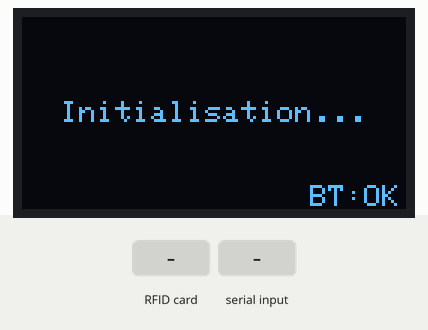
Recording of a sketch running on a simulated ESP32. Parts: 128×64 one-colour display. Inputs (shaded band) come from the test bench. The OLED is the two-colour kind (top 16 rows yellow); nothing arrives over Bluetooth unless stated; what the sketch prints to the serial monitor is not drawn.

Above: at 1.1 s.
At 4.3 s:
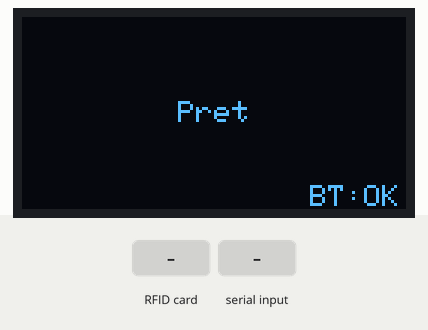
12.0 s: RFID card 5E 7A 19 C4 held to the reader
At 14.7 s:
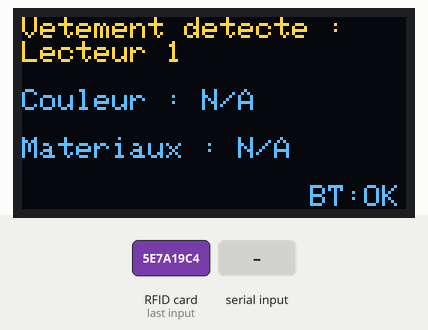
15.0 s: "MOTEUR_CONNECT" received over the second serial link
Timing chart, 0 to 18.0 s (numbered marks = the images above; inputs shaded):
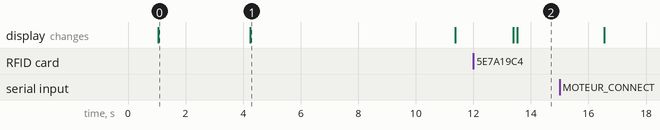

Measured:
- after the input at 12.0 s, the display: first differs from a run without the input after 1.5 s (image 2)
- what the display in image 0 shows lasts 3.1 s, from 1.1 s to 4.2 s
- what the display in image 1 shows lasts 7.2 s, from 4.2 s to 11.4 s

The sketch:

new_detection_3_rfid_moteur.ino
```cpp
#include <SPI.h>
#include <MFRC522.h>
#include <Wire.h>
#include <Adafruit_GFX.h>
#include <Adafruit_SSD1306.h>
#include <BluetoothSerial.h>

#define SCREEN_WIDTH 128
#define SCREEN_HEIGHT 64
#define OLED_RESET -1

// Pins SPI pour les 3 lecteurs RFID
#define RST_PIN 0
#define SS_PIN_1 5   // CS Lecteur 1
#define SS_PIN_2 4   // CS Lecteur 2
#define SS_PIN_3 2   // CS Lecteur 3

// Création des instances MFRC522
MFRC522 rfid1(SS_PIN_1, RST_PIN);
MFRC522 rfid2(SS_PIN_2, RST_PIN);
MFRC522 rfid3(SS_PIN_3, RST_PIN);

// Clé d'authentification
MFRC522::MIFARE_Key key;

// Écran OLED
Adafruit_SSD1306 display(SCREEN_WIDTH, SCREEN_HEIGHT, &Wire, OLED_RESET);

// Bluetooth
BluetoothSerial SerialBT;

// Variables pour le timeout de détection
unsigned long lastDetectionTime = 0;
const unsigned long TIMEOUT_DETECTION = 7000; // 7 secondes en millisecondes
bool timeoutSignalSent = false;

void setup() {
    Serial.begin(115200);
    delay(1000);

    // Initialisation I2C pour écran OLED (GPIO 16/17)
    Wire.begin(16, 17);

    // Initialisation écran OLED
    if(!display.begin(SSD1306_SWITCHCAPVCC, 0x3C)) {
        if(!display.begin(SSD1306_SWITCHCAPVCC, 0x3D)) {
            Serial.println("Erreur: Écran OLED non détecté");
            for(;;);
        }
    }

    display.clearDisplay();
    display.setTextSize(1);
    display.setTextColor(SSD1306_WHITE);
    afficherTexteCentre("Initialisation...");
    delay(2000);

    // Initialisation SPI
    SPI.begin();

    // Initialisation des 3 lecteurs RFID
    rfid1.PCD_Init();
    rfid2.PCD_Init();
    rfid3.PCD_Init();

    // Configuration du gain d'antenne (pour capter le plus loin possible)
    rfid1.PCD_SetAntennaGain(rfid1.RxGain_max);
    rfid2.PCD_SetAntennaGain(rfid2.RxGain_max);
    rfid3.PCD_SetAntennaGain(rfid3.RxGain_max);

    // Clé par défaut
    for (byte i = 0; i < 6; i++) key.keyByte[i] = 0xFF;

    // Initialisation Bluetooth
    SerialBT.begin("ESP32-RFID-Server", false);
    delay(1000);

    // Initialiser le temps de dernière détection
    lastDetectionTime = millis();

    Serial.println("=== 3 LECTEURS RFID + TIMEOUT + BLUETOOTH PRÊTS ===");
    Serial.println("Lecteur 1 : GPIO 5");
    Serial.println("Lecteur 2 : GPIO 4");
    Serial.println("Lecteur 3 : GPIO 2");
    Serial.println("Timeout : 7 secondes -> Signal 0");
    Serial.println("Bluetooth: ESP32-RFID-Server");

    afficherTexteCentre("Pret");
}

void loop() {
    // Traitement des messages Bluetooth
    if (SerialBT.available()) {
        String message = "";
        while (SerialBT.available()) {
            char c = SerialBT.read();
            message += c;
            delay(1);
        }
        message.trim();
        if (message == "MOTEUR_CONNECT") {
            Serial.println("Moteur connecté !");
            SerialBT.println("MOTEUR_OK");
        }
    }

    // Variable pour détecter si un tag a été trouvé dans cette boucle
    bool tagDetected = false;

    // Vérifier le lecteur 1
    if (rfid1.PICC_IsNewCardPresent() && rfid1.PICC_ReadCardSerial()) {
        handleTag(rfid1, "Lecteur 1");
        tagDetected = true;
    }

    // Vérifier le lecteur 2
    if (!tagDetected && rfid2.PICC_IsNewCardPresent() && rfid2.PICC_ReadCardSerial()) {
        handleTag(rfid2, "Lecteur 2");
        tagDetected = true;
    }

    // Vérifier le lecteur 3
    if (!tagDetected && rfid3.PICC_IsNewCardPresent() && rfid3.PICC_ReadCardSerial()) {
        handleTag(rfid3, "Lecteur 3");
        tagDetected = true;
    }

    // Si un tag a été détecté, mettre à jour le temps
    if (tagDetected) {
        lastDetectionTime = millis();
        timeoutSignalSent = false;
    }

    // Vérifier le timeout (7 secondes sans détection)
    checkTimeoutAndSendSignal();

    delay(100);
}

void checkTimeoutAndSendSignal() {
    unsigned long currentTime = millis();

    // Vérifier si 7 secondes se sont écoulées sans détection
    if ((currentTime - lastDetectionTime >= TIMEOUT_DETECTION) && !timeoutSignalSent) {
        Serial.println("=== TIMEOUT 7 SECONDES ===");
        Serial.println("Aucune détection -> Envoi signal 0");

        // Envoyer signal 0 via Bluetooth
        if (SerialBT.hasClient()) {
            SerialBT.println("SIGNAL:0");
            Serial.println("Signal 0 envoyé via Bluetooth (timeout)");
        } else {
            Serial.println("Aucun client Bluetooth - Signal 0 non envoyé");
        }

        // Affichage sur écran
        afficherTimeout();

        // Marquer que le signal a été envoyé pour éviter les envois répétés
        timeoutSignalSent = true;

        // Attendre 2 secondes puis retour à "Pret"
        delay(2000);
        afficherTexteCentre("Pret");
    }
}

void afficherTimeout() {
    display.clearDisplay();
    display.setCursor(0, 0);
    display.setTextSize(1);

    display.println("TIMEOUT DETECTION");
    display.println();
    display.println("Aucun vetement");
    display.println("detecte depuis");
    display.println("7 secondes");
    display.println();
    display.println("Signal 0 envoye");

    // Affichage de l'état Bluetooth en bas à droite
    display.setTextSize(1);
    String btStatus = SerialBT.hasClient() ? "BT:OK" : "BT:--";
    int16_t x1, y1;
    uint16_t w, h;
    display.getTextBounds(btStatus, 0, 0, &x1, &y1, &w, &h);
    int x = SCREEN_WIDTH - w - 2;
    display.setCursor(x, 56);
    display.println(btStatus);

    display.display();
}

void handleTag(MFRC522 &rfid, String lecteur) {
    String uid = getUIDString(rfid);
    Serial.println(lecteur + " - UID : " + uid);

    // Vérifier le type de tag
    MFRC522::PICC_Type piccType = rfid.PICC_GetType(rfid.uid.sak);

    String couleur = "";
    String materiaux = "";

    if (piccType == MFRC522::PICC_TYPE_ISO_14443_4 ||
        piccType == MFRC522::PICC_TYPE_MIFARE_UL) {
        // Tag NTAG213
        couleur = lirePage(rfid, 4) + lirePage(rfid, 5);
        materiaux = lirePage(rfid, 6) + lirePage(rfid, 7);
    } else {
        // Tag MIFARE Classic
        couleur = lireBlocClassic(rfid, 5);
        materiaux = lireBlocClassic(rfid, 6);
    }

    couleur.trim();
    materiaux.trim();
    couleur.toUpperCase();

    // Affichage sur écran OLED
    afficherInfosRFID(lecteur, uid, couleur, materiaux);

    // Envoi du signal Bluetooth selon la couleur
    if (SerialBT.hasClient()) {
        int signalMoteur = 0;

        if (couleur == "BLANC" || couleur == "WHITE" || couleur == "BLANCHE") {
            signalMoteur = 1;
            Serial.println(couleur + " détectée -> Signal Bluetooth: 1");
        } else if (couleur.length() > 0) {
            signalMoteur = 2;
            Serial.println(couleur + " détectée -> Signal Bluetooth: 2");
        }

        if (signalMoteur > 0) {
            SerialBT.println("SIGNAL:" + String(signalMoteur));
            Serial.println("Signal envoyé via Bluetooth : " + String(signalMoteur));
        }
    }

    rfid.PICC_HaltA();
    rfid.PCD_StopCrypto1();
    delay(3000); // Afficher pendant 3 secondes

    // Retour à l'écran "Pret"
    afficherTexteCentre("Pret");
}

void afficherInfosRFID(String lecteur, String uid, String couleur, String materiau) {
    display.clearDisplay();
    display.setCursor(0, 0);
    display.setTextSize(1);

    // Titre avec numéro de lecteur
    display.println("Vetement detecte :");
    display.println(lecteur);
    display.println();

    // Affichage de la couleur
    if (couleur.length() > 0) {
        display.println("Couleur :");
        display.setTextSize(1);
        if (couleur.length() > 21) {
            couleur = couleur.substring(0, 18) + "...";
        }
        display.println(couleur);
        display.println();
    } else {
        display.println("Couleur : N/A");
        display.println();
    }

    // Affichage du matériau
    if (materiau.length() > 0) {
        display.println("Materiaux :");
        if (materiau.length() > 21) {
            materiau = materiau.substring(0, 18) + "...";
        }
        display.println(materiau);
    } else {
        display.println("Materiaux : N/A");
    }

    // Affichage de l'état Bluetooth en bas à droite
    display.setTextSize(1);
    String btStatus = SerialBT.hasClient() ? "BT:OK" : "BT:--";
    int16_t x1, y1;
    uint16_t w, h;
    display.getTextBounds(btStatus, 0, 0, &x1, &y1, &w, &h);
    int x = SCREEN_WIDTH - w - 2;
    display.setCursor(x, 56);
    display.println(btStatus);

    display.display();
}

void afficherTexteCentre(String texte) {
    display.clearDisplay();
    display.setTextSize(1);

    // Calculer la position pour centrer le texte
    int16_t x1, y1;
    uint16_t w, h;
    display.getTextBounds(texte, 0, 0, &x1, &y1, &w, &h);

    int x = (SCREEN_WIDTH - w) / 2;
    int y = (SCREEN_HEIGHT - h) / 2;

    display.setCursor(x, y);
    display.println(texte);

    // Affichage de l'état Bluetooth en bas à droite
    display.setTextSize(1);
    String btStatus = SerialBT.hasClient() ? "BT:OK" : "BT:--";
    display.getTextBounds(btStatus, 0, 0, &x1, &y1, &w, &h);
    int btX = SCREEN_WIDTH - w - 2;
    display.setCursor(btX, 56);
    display.println(btStatus);

    display.display();
}

String getUIDString(MFRC522 &rfid) {
    String uidStr;
    for (byte i = 0; i < rfid.uid.size; i++) {
        uidStr += (rfid.uid.uidByte[i] < 0x10 ? "0" : "");
        uidStr += String(rfid.uid.uidByte[i], HEX);
        uidStr += " ";
    }
    uidStr.trim();
    uidStr.toUpperCase();
    return uidStr;
}

String lirePage(MFRC522 &rfid, byte page) {
    byte buffer[18];
    byte size = sizeof(buffer);

    if (rfid.MIFARE_Read(page, buffer, &size) == MFRC522::STATUS_OK) {
        String data = "";
        for (byte i = 0; i < 4; i++) {
            if (buffer[i] >= 32 && buffer[i] <= 126) {
                data += (char)buffer[i];
            }
        }
        return data;
    }
    return "";
}

String lireBlocClassic(MFRC522 &rfid, byte blockAddr) {
    MFRC522::MIFARE_Key key;
    for (byte i = 0; i < 6; i++) key.keyByte[i] = 0xFF;

    byte buffer[18];
    byte size = sizeof(buffer);

    if (rfid.PCD_Authenticate(MFRC522::PICC_CMD_MF_AUTH_KEY_A, blockAddr, &key, &(rfid.uid)) != MFRC522::STATUS_OK) {
        return "";
    }

    if (rfid.MIFARE_Read(blockAddr, buffer, &size) != MFRC522::STATUS_OK) {
        return "";
    }

    String data = "";
    for (byte i = 0; i < 16; i++) {
        if (buffer[i] >= 32 && buffer[i] <= 126) {
            data += (char)buffer[i];
        }
    }
    data.trim();
    return data;
}
```
